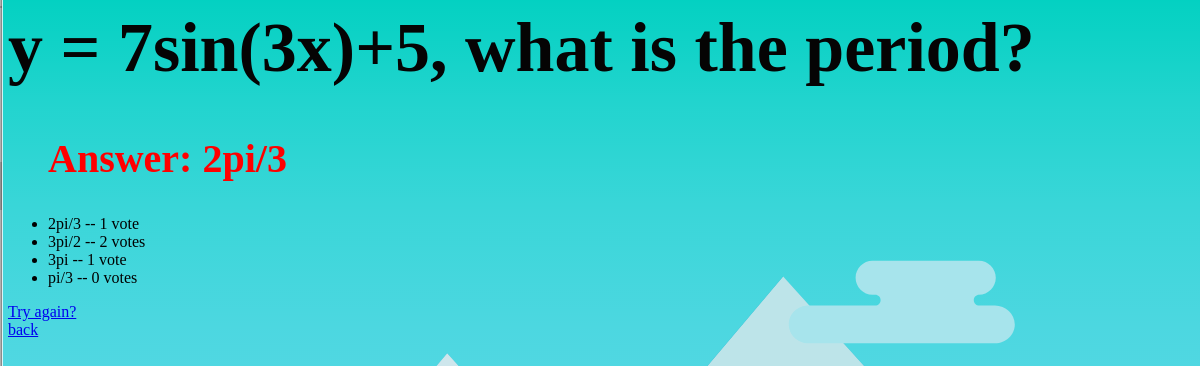
Before: /polls/1/results/ with the older database file.
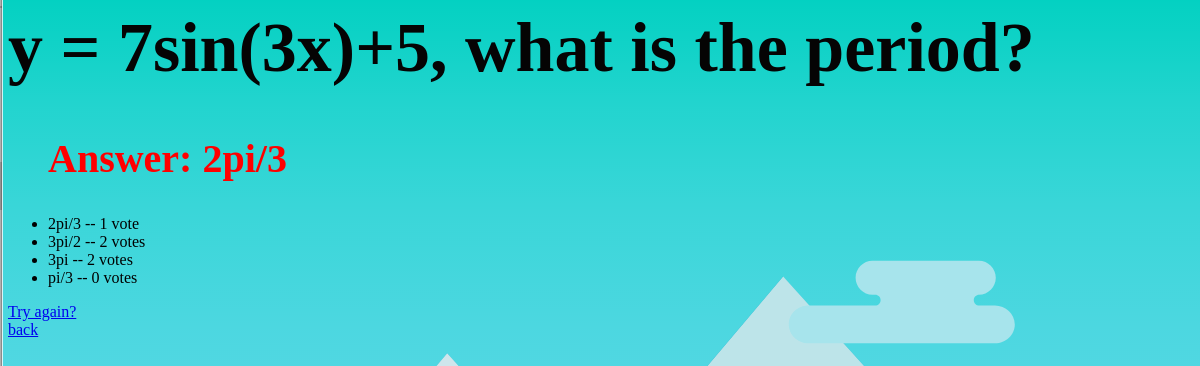
After: the same page with the newer database file.
### polls/models.py (models this page shows, shortened)
class Choice(models.Model):
    question = models.ForeignKey(Question, on_delete=models.CASCADE)
    choice_text = models.CharField(max_length=200)
    votes = models.IntegerField(default=0)

### polls/views.py (the view)
# urls.py: path("<int:pk>/results/", views.ResultsView.as_view(), name="results"),
class ResultsView(generic.DetailView):
    model = Question
    template_name = "polls/results.html"

### polls/TEMPLATES/polls/results.html
{% load static %}
<link rel="stylesheet" href="{% static 'polls/style1.css' %}">
<h1>{{ question.question_text }}</h1>
<ul>
{% for answer in question.answer_set.all %}
    <h2>Answer: {{ answer.answer_text }}</h2>
{% endfor %}
{% for choice in question.choice_set.all %}
    <li>{{ choice.choice_text }} -- {{ choice.votes }} vote{{ choice.votes|pluralize }}</li>
{% endfor %}
</ul>
<a href="{% url 'polls:detail' question.id %}">Try again?</a><br>
<a href="{% url 'polls:index' %}">back</a>

Changed rows visible on the page:
changed Choice "3pi": votes "1" → "2"
